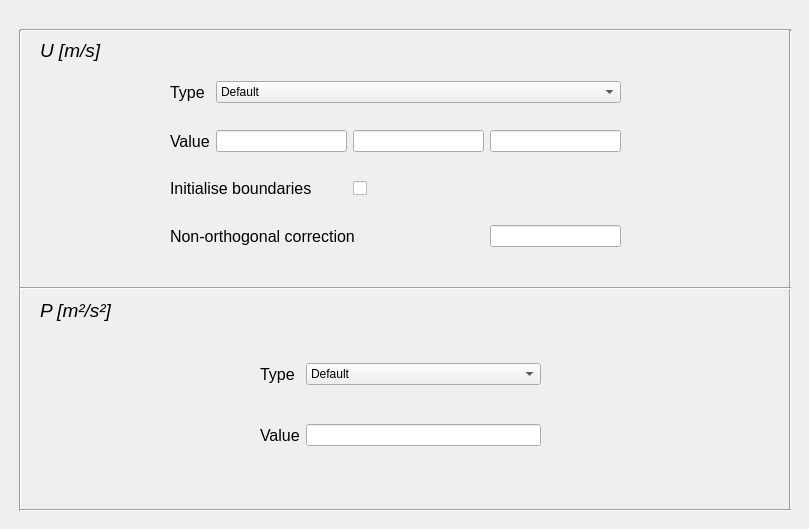
  <widget class="QWidget" name="Init_prop">
   <property name="autoFillBackground">
    <bool>true</bool>
   </property>
   <attribute name="title">
    <string>Initial Properties</string>
   </attribute>
   <widget class="Line" name="line_10">
    <property name="geometry">
     <rect>
      <x>20</x>
      <y>22</y>
      <width>771</width>
      <height>16</height>
     </rect>
    </property>
    <property name="orientation">
     <enum>Qt::Horizontal</enum>
    </property>
   </widget>
   <widget class="Line" name="line_11">
    <property name="geometry">
     <rect>
      <x>10</x>
      <y>30</y>
      <width>20</width>
      <height>481</height>
     </rect>
    </property>
    <property name="orientation">
     <enum>Qt::Vertical</enum>
    </property>
   </widget>
   <widget class="Line" name="line_12">
    <property name="geometry">
     <rect>
      <x>780</x>
      <y>30</y>
      <width>20</width>
      <height>481</height>
     </rect>
    </property>
    <property name="orientation">
     <enum>Qt::Vertical</enum>
    </property>
   </widget>
   <widget class="Line" name="line_13">
    <property name="geometry">
     <rect>
      <x>20</x>
      <y>280</y>
      <width>771</width>
      <height>16</height>
     </rect>
    </property>
    <property name="orientation">
     <enum>Qt::Horizontal</enum>
    </property>
   </widget>
   <widget class="Line" name="line_14">
    <property name="geometry">
     <rect>
      <x>20</x>
      <y>500</y>
      <width>771</width>
      <height>20</height>
     </rect>
    </property>
    <property name="orientation">
     <enum>Qt::Horizontal</enum>
    </property>
   </widget>
   <widget class="QLabel" name="label_50">
    <property name="geometry">
     <rect>
      <x>40</x>
      <y>40</y>
      <width>81</width>
      <height>21</height>
     </rect>
    </property>
    <property name="font">
     <font>
      <pointsize>14</pointsize>
      <italic>true</italic>
     </font>
    </property>
    <property name="text">
     <string>U [m/s]</string>
    </property>
   </widget>
   <widget class="QLabel" name="label_51">
    <property name="geometry">
     <rect>
      <x>40</x>
      <y>300</y>
      <width>81</width>
      <height>21</height>
     </rect>
    </property>
    <property name="font">
     <font>
      <pointsize>14</pointsize>
      <italic>true</italic>
     </font>
    </property>
    <property name="text">
     <string>P [m²/s²]</string>
    </property>
   </widget>
   <widget class="QWidget" name="layoutWidget">
    <property name="geometry">
     <rect>
      <x>170</x>
      <y>60</y>
      <width>451</width>
      <height>211</height>
     </rect>
    </property>
    <layout class="QGridLayout" name="gridLayout_4">
     <item row="0" column="0">
      <widget class="QLabel" name="label_52">
       <property name="font">
        <font>
         <pointsize>12</pointsize>
        </font>
       </property>
       <property name="text">
        <string>Type</string>
       </property>
      </widget>
     </item>
     <item row="0" column="1" colspan="3">
      <widget class="QComboBox" name="comboBox_19">
       <item>
        <property name="text">
         <string>Default</string>
        </property>
       </item>
       <item>
        <property name="text">
         <string>Fixed Value</string>
        </property>
       </item>
       <item>
        <property name="text">
         <string>Potential Flow</string>
        </property>
       </item>
      </widget>
     </item>
     <item row="1" column="0">
      <widget class="QLabel" name="label_53">
       <property name="font">
        <font>
         <pointsize>12</pointsize>
        </font>
       </property>
       <property name="text">
        <string>Value</string>
       </property>
      </widget>
     </item>
     <item row="1" column="1">
      <widget class="QLineEdit" name="lineEdit_25"/>
     </item>
     <item row="1" column="2">
      <widget class="QLineEdit" name="lineEdit_26"/>
     </item>
     <item row="1" column="3">
      <widget class="QLineEdit" name="lineEdit_27"/>
     </item>
     <item row="2" column="0" colspan="2">
      <widget class="QLabel" name="label_54">
       <property name="font">
        <font>
         <pointsize>12</pointsize>
        </font>
       </property>
       <property name="text">
        <string>Initialise boundaries</string>
       </property>
      </widget>
     </item>
     <item row="2" column="2">
      <widget class="QCheckBox" name="checkBox">
       <property name="text">
        <string/>
       </property>
      </widget>
     </item>
     <item row="3" column="0" colspan="3">
      <widget class="QLabel" name="label_57">
       <property name="font">
        <font>
         <pointsize>12</pointsize>
        </font>
       </property>
       <property name="text">
        <string>Non-orthogonal correction</string>
       </property>
      </widget>
     </item>
     <item row="3" column="3">
      <widget class="QLineEdit" name="lineEdit_29"/>
     </item>
    </layout>
   </widget>
   <widget class="QWidget" name="layoutWidget">
    <property name="geometry">
     <rect>
      <x>260</x>
      <y>330</y>
      <width>281</width>
      <height>151</height>
     </rect>
    </property>
    <layout class="QGridLayout" name="gridLayout_5">
     <item row="0" column="0">
      <widget class="QLabel" name="label_55">
       <property name="font">
        <font>
         <pointsize>12</pointsize>
        </font>
       </property>
       <property name="text">
        <string>Type</string>
       </property>
      </widget>
     </item>
     <item row="0" column="1">
      <widget class="QComboBox" name="comboBox_20">
       <item>
        <property name="text">
         <string>Default</string>
        </property>
       </item>
       <item>
        <property name="text">
         <string>Fixed Value</string>
        </property>
       </item>
       <item>
        <property name="text">
         <string>Potential Flow</string>
        </property>
       </item>
      </widget>
     </item>
     <item row="1" column="0">
      <widget class="QLabel" name="label_56">
       <property name="font">
        <font>
         <pointsize>12</pointsize>
        </font>
       </property>
       <property name="text">
        <string>Value</string>
       </property>
      </widget>
     </item>
     <item row="1" column="1">
      <widget class="QLineEdit" name="lineEdit_28"/>
     </item>
    </layout>
   </widget>
  </widget>
